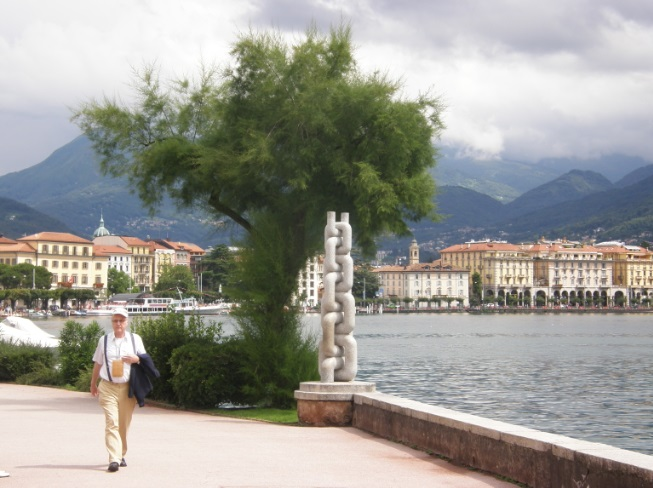
#> input picture YAAM/data/chain_small.jpg, 653 x 488 px
$ jupyter execute hw-04-Teplov_Vyacheslav.ipynb   (shell and % lines are left out)
#> lines starting #> are read from the running program, lines starting #| are printed output that depends on the picture
<center>

</center>

# Yet another math for DS course: домашнее задание 4

**ФИО:** Теплов Вячеслав Сергеевич

**Забавный факт о себе:** Меня зовут Вячеслав

__Жёсткий дедлайн:__ 23:59MSK 27.10.2024

## Формат сдачи

Сам ноутбук называйте в формате hw-04-USERNAME.ipynb, где USERNAME — ваши фамилия и имя. Файл надо будет сдать в anytask.

## Задача №1: SVD (5 баллов)

Напомним, что сингулярным разложением (SVD, Singular value decomposition) матрицы $A$ размера $m\times n$ называется представление

$$A = U\Sigma V^T,$$

где $U$ — ортогональная матрица размера $m\times m$, $V$ — ортогональная матрица размера $n\times n$, $\Sigma = \mathrm{diag}(\sigma_1,\sigma_2,\sigma_3,\ldots)$ — диагональная матрица размера $m\times n$, в которой $\sigma_1\geqslant\sigma_2\geqslant\ldots\geqslant0$.

На самом деле требование, чтобы матрицы $U$ и $V$ были квадратными, избыточно. *Усечённым сингулярным разложением* мы будем называть разложение

$$A = U\Sigma V^T,$$

где $U$ и $V$ — матрицы с ортонормированными столбцами размеров $m\times k$ и $n \times k$ соответственно, $\Sigma$ — диагональная матрица размера $k\times k$, где $k = \min(m,n)$. Далее мы будем работать исключительно с усечённым разложением.

### Сжатие данных с помощью SVD = построение низкорангового приближения

Введём *норму Фробениуса* матрицы как

$$||A||_{frob} = \sqrt{\mathrm{tr}{A^TA}} = \sqrt{\sum\limits_{i,j}a^2_{i,j}}$$

Иными словами, это обычное евклидово расстояние на пространстве, которое получается, если все матрицы вытянуть в длинные векторы.

Зададимся вопросом: как найти матрицу $A_{r}$ ранга $r$, наименее отличающуюся от $A$ по норме Фробениуса (то есть для которой норма разности $||A - A_{r}||_{frob}$ минимальна). Оказывается, это можно сделать с помощью сингулярного разложения:

**Теорема.** Пусть $\Sigma_{r}$ — это матрица, полученная из $\Sigma$ заменой диагональных элементов $\sigma_{i}$ ($i > r$) нулями, тогда $A_{r} = U\Sigma_{r}V^T$.

Это можно переписать и в более экономичном виде. Если

$$A = \underbrace{
\begin{pmatrix}
u_{11} & \ldots & u_{1k}\\
\vdots & & \vdots\\
u_{m1} & \ldots & u_{mk}
\end{pmatrix}}_{=U}\cdot\underbrace{{
\begin{pmatrix}
\sigma_{1} & &\\
 & \sigma_{2} & \\
 & & \ddots
\end{pmatrix}}
}_{=\Sigma}\cdot \underbrace{
\begin{pmatrix}
v_{11} & \ldots & v_{n1}\\
\vdots & & \vdots\\
v_{1k} & \ldots & v_{nk}
\end{pmatrix}}_{=V^T}$$

то

$$A_{r} = \underbrace{
\begin{pmatrix}
u_{11} & \ldots & u_{1r}\\
\vdots & & \vdots\\
u_{m1} & \ldots & u_{mr}
\end{pmatrix}}_{=U_r}\cdot\underbrace{{
\begin{pmatrix}
\sigma_{1} & &\\
 & \ddots & \\
 & & \sigma_{r}
\end{pmatrix}}
}_{=\Sigma_r}\cdot \underbrace{
\begin{pmatrix}
v_{11} & \ldots & v_{n1}\\
\vdots & & \vdots\\
v_{1r} & \ldots & v_{nr}
\end{pmatrix}}_{=V^T_r}$$

При этом

$$||A - A_{r}||_{frob} = \sqrt{\sum\limits_{i\geqslant r+1} \sigma_{i}^2}$$

Если сингулярные значения матрицы падают достаточно быстро (а в реальных задачах часто бывает именно так), то норма разности будет малой при сравнительно небольшом значении $r$.

На хранение исходной матрицы нам требовалось $m\times n$ памяти. Теперь же, если мы будем хранить отдельно $U_r$, $V_r$ и диагональные элементы $\Sigma_r$, затраты памяти составят $mr + nr + r = r(m + n + 1)$.

**Разложение на компоненты ранга 1**

Обозначим через $u_1,\ldots, u_k$ столбцы матрицы $U$, а через $v_1, \ldots, v_k$ столбцы матрицы $V$. Тогда имеет место равенство

$$A = u_1\sigma_{1}v_1^T + u_2\sigma_{2}v_2^T + u_3\sigma_{3}v_3^T + \ldots$$

Матрицу $u_k\sigma_{k}v_k^T = \sigma_{k}u_kv_k^T$ мы будем называть $k$-й компонентой ранга 1 матрицы $A$. Отметим, что слагаемые в этой сумме ортогональны относительно скалярного произведения $(X, Y) = \mathrm{tr}(X^TY)$ (порождающего норму Фробениуса).

Как нетрудно заметить,

$$A_{r} = \sigma_{1}u_1v_1^T + \sigma_{2}u_2v_2^T + \ldots + \sigma_{r}u_rv_r^T$$

**Геометрический смысл SVD**

Допустим, что у нас есть выборка $x_1,\ldots,x_m\in\mathbb{R}^n$. Запишем её в матрицу объекты-признаки

$$X = \begin{pmatrix}
x_{11} & \ldots & x_{1n}\\
\vdots & & \vdots\\
x_{m1} & \ldots & x_{mn}
\end{pmatrix}$$

(строки — объекты, столбцы — признаки) и сделаем SVD-разложение: $X = U\Sigma V^T$. Его можно интерпретировать следующим образом:

$$X = U\Sigma\cdot V^T,$$

где $U\Sigma$ — это матрица объекты-признаки для тех же объектов, но в новых признаках, полученных из исходных с помощью линейного преобразования $V$ (напоминаем, что умножение на матрицу справа соответствует преобразованию столбцов). Попробуем понять, чем замечательны эти признаки.

Рассмотрим матрицу $X^TX = V\Sigma^2V^T$. Легко видеть, что это матрица Грама системы столбцов матрицы $X$; иными словами, в ней записаны скалярные произведения векторов различных признаков. Из лекций вы знаете, что $\sigma_1^2$, квадрат первого сингулярного числа, это наибольшее собственное значение матрицы $X^TX$, а $v_1$, первый столбец матрицы $V$, — это соответствующий собственный вектор. Можно показать, что

$$\sigma_1 = \mathrm{max}_{w}\frac{|Xw|}{|w|} = \mathrm{max}_{|w| = 1}\left(|Xw|\right).$$

Попробуем осознать физический смысл этой штуки. Напомним, что строки матрицы $X$ — это координаты объектов $x_1,\ldots,x_m$ в пространстве признаков. Произведение $Xw$ — это вектор из значений на тех же самых объектах некоторого нового признака, являющегося линейной комбинацией исходных с коэффициентами $w_1,\ldots,w_n$:

$$Xw = w_1\begin{pmatrix} x_{11}\\ \ldots \\ x_{m1}
\end{pmatrix} + w_2\begin{pmatrix} x_{12}\\ \ldots \\ x_{m2}
\end{pmatrix} + \ldots + w_n\begin{pmatrix} x_{1n}\\ \ldots \\ x_{mn}
\end{pmatrix}$$

Соответственно, $|Xw|^2$ — это квадрат длины вектора, составленного из значений нового признака.

Таким образом, первому сингулярному значению $\sigma_1$ отвечает такой признак, у которого сумма квадратов значений максимальна, то есть признак, принимающий, условно говоря, самые большие значения.

Резюмируя, мы можем сказать, что сингулярное разложение делает следующее:
- находит новый признак (новое направление) вдоль которого "дисперсия" максимальна;
- в ортогональной ему плоскости находит признак, вдоль которого "дисперсия" максимальна;
- и так далее.

**Технические детали (SVD в Питоне)**

Есть несколько способов сделать в Питоне сингулярное разложение; мы пока предлагаем Вам использовать

`import scipy.linalg as sla`

`U, S, Vt = sla.svd(X, full_matrices=False)`

Для ознакомления с особенностями этой функции рекомендуем обратиться к [документации](https://docs.scipy.org/doc/scipy/reference/generated/scipy.linalg.svd.html) (в частности, обратите внимание на то, какие именно объекты она возвращает).

Попробуем поработать с какой-нибудь картинкой.

[cell 1]
import cv2 as cv
img = cv.imread("data/chain_small.jpg")
#> img is the input picture: shape (488, 653, 3); mean B, G, R 147.8, 154.4, 154.9
img.shape

[cell 2]
img = img.mean(axis=2) # это матрица из интенсивностей серого цвета; её уже можно подвергать SVD
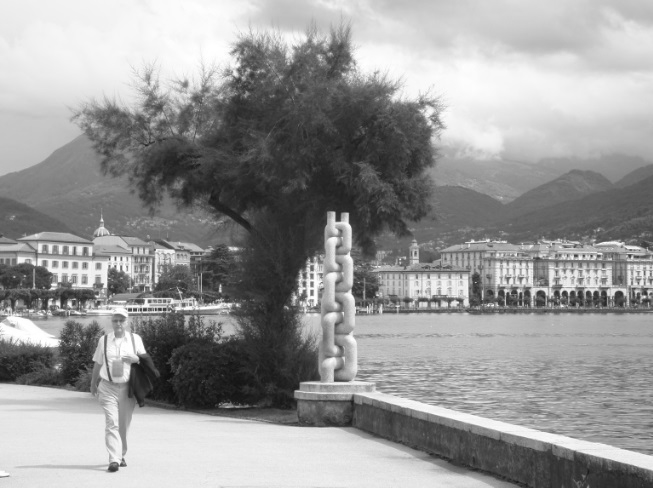
#> img: shape (488, 653) float64; min 15, max 255, mean 152.4
img.shape

Нарисуем картинку.

[cell 3]
import matplotlib.pyplot as plt

imgplot = plt.imshow(img, cmap='gray')

Построим сингулярное разложение этой матрицы.

[cell 4]
from numpy.linalg import svd

U, S, VT = svd(img, full_matrices=False)
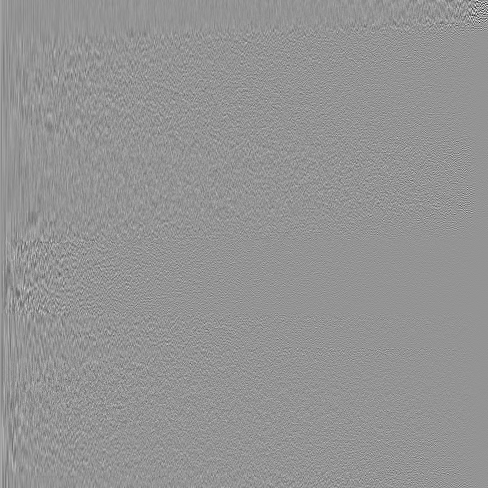
#> U: shape (488, 488) float64; min -0.58, max 0.419, mean 8.37e-05; drawn with min black and max white
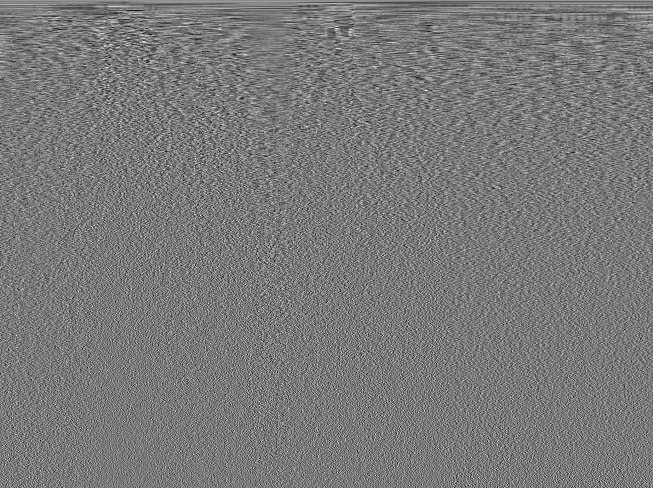
#> VT: shape (488, 653) float64; min -0.196, max 0.214, mean 8.81e-05; drawn with min black and max white
#> S = 488 values, max 89798.6 at index 0, min 2.82 at index 487, mean 568

__[1 балл]__ Нарисуйте график диагональных элементов матрицы $\Sigma$:

[cell 5]
plt.figure(figsize=(10, 6))
plt.plot(S)
plt.title('График диагональных эл-ов матрицы $\\Sigma$')
plt.grid(True)
plt.show()

Кажется, что они убывают достаточно быстро и есть надежда, что первые несколько компонент дадут картинку, близкую к исходной.

**Важно:** при визуализации различных компонент в этом задании используйте только матричные операции. В частности, избегайте циклов, функций `map` и `reduce`, а также специальных функций, находящих суммы компонент.

__[1 балл]__ Визуализуйте первую компоненту ранга 1. Ожидали ли Вы увидеть именно это? Поясните.

[cell 6]
import numpy as np


rank_1 = np.outer(U[:, 0], VT[0, :]) * S[0]
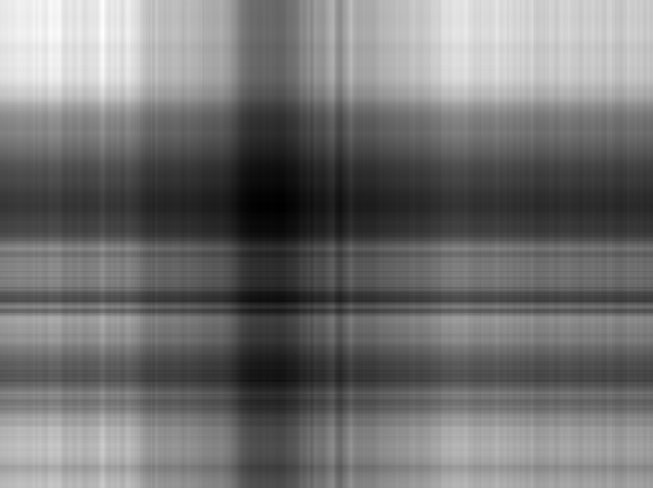
#> rank_1: shape (488, 653) float64; min 58.42, max 267.9, mean 152.7; drawn with min black and max white

plt.figure(figsize=(6, 6))
plt.imshow(rank_1)
plt.title('Rank 1')
plt.show()

Получается изображение, показывающее лишь крупные горизонтальные и вертикальные вариации, без какой либо детализации, так как компонента ранга 1 — это по сути произведение главных левых и правых сингулярных векторов, умноженное на наибольшее сингулярное значение, поэтому мы теряем детали изображения, сохраняем только "сутрктуру".

__[1 балл]__  Визуализуйте суммы компонент ранга 1 с первой по двадцатую, с первой по пятидесятую, с двадцатой по сотую, с двадцатой по последнюю. Сделайте выводы.

[cell 7]
def plot_rank(U, S, VT, start, end, title):
#> called with S = array of shape (488,), start = 0, end = 20, title = 'Rank 1 to 20'
    rank = np.sum([np.outer(U[:, i], VT[i, :]) * S[i]
                  for i in range(start, end)], axis=0)

    plt.figure(figsize=(6, 6))
    plt.imshow(rank, cmap='grey')
    plt.title(title)
    plt.axis('off')
    plt.show()


plot_rank(U, S, VT, 0, 20, 'Rank 1 to 20')
plot_rank(U, S, VT, 0, 50, 'Rank 1 to 50')
#> call 2 of plot_rank, with S = array of shape (488,), start = 0, end = 50, title = 'Rank 1 to 50'
#> in plot_rank (call 2), `rank = np.sum([np.outer(U[:, i], VT[i, :]) * S[i] for i in range(start..`:
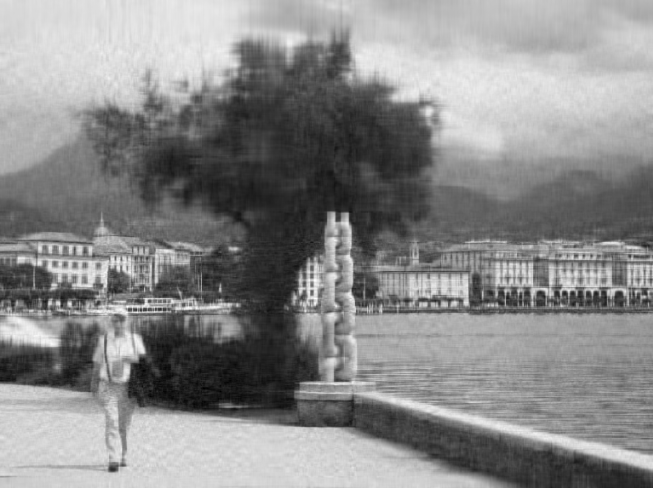
#> rank: shape (488, 653) float64; min 3.37, max 279.1, mean 152.4; drawn with min black and max white
plot_rank(U, S, VT, 20, 100, 'Rank 20 to 100')
#> call 3 of plot_rank, with S = array of shape (488,), start = 20, end = 100, title = 'Rank 20 to 100'
#> in plot_rank (call 3), `rank = np.sum([np.outer(U[:, i], VT[i, :]) * S[i] for i in range(start..`:
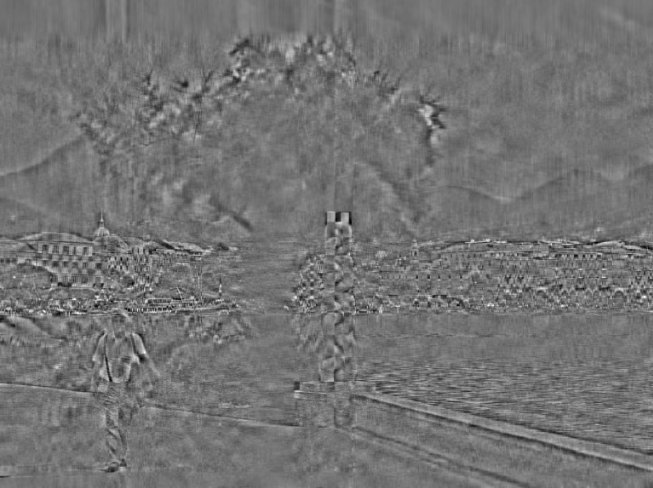
#> rank: shape (488, 653) float64; min -93.86, max 113.3, mean 0; drawn with min black and max white
plot_rank(U, S, VT, 20, len(S), '20 to Last')

Первые компоненты SVD захватывают основные черты и структуру изображения, в то время как добавление последующих компонент улучшает четкость и детализированность.
Первые ранги содержат основные черты изображения, последние ранги добавляют мелкие штрихи и шум.

__[1 балл]__  Как Вам кажется, какие компоненты нужно взять для достаточно хорошего восстановления исходного изображения? Аргументируйте свой ответ. Не забудьте визуализировать сумму выбранных компонент.

*Комментарий: для получения полного балла за это задания постарайтесь привести более убедительный аргумент, нежели Ваши субъективные впечатления от сравнения полученного изображения с исходным.*

> __Ответ:__ Мы знаем, что большие сингулярные числа содержат основную часть информации, а маленькие — более мелкие детали или шум. Соответсвенно, мы можем оставить только те комполненты, которые хранят в себе большую часть информации об изображении.

Для этого можем использовать кумулятивную дисперсию - сумма сингулярных чисел, выраженная в доле от их общей суммы. Возьмём порог в 90%, чтобы отсеять наименее значимые компоненты.

В результате, оптимальный ранг = 137.

[cell 8]
# Вычисление кумулятивной дисперсии
cumulative_variance = np.cumsum(S) / np.sum(S)
#> cumulative_variance = 488 values from 0.324 to 1

threshold = 0.9  # Порог в 90%
n = np.searchsorted(cumulative_variance, threshold) + 1
#> n = 137

plot_rank(U, S, VT, 0, n, f'Rank 1 to {n}')
n
#> Out = 137

__[1 балл]__ Во сколько раз меньше памяти (теоретически) потребуется для хранения нового изображения по сравнению с исходным?

> __Ответ:__ \
Размер исходного изображения: (488, 653). Память = 488 * 653 \
После SVD и выбора первых 100 компонент: U (488, 137) + S (137, 137) + VT (137, 653) = 488 * 137 + 137 + 137 * 653 \
Отношение: 318664 / 156454 = 2.04 - соответственно, примерно в 2.04 раз меньше потребуется памяти для хранения оптимизированного изображения.

__[1 балл]__ Подсчитайте, сколько в действительности места в памяти компьютера занимают исходная матрица и компоненты её сингулярного разложения. Согласуется ли этот результат с ответом предыдущего пункта? Сделайте выводы.

_Hint:_ достаточно сохранить да файла на компьютер в `.np` формате и сравнить их вес между собой.

[cell 9]
np.save('data/original.npy', img)
np.save('data/U_matrix.npy', U[:, :n])
np.save('data/S_values.npy', S[:n])
np.save('data/VT_matrix.npy', VT[:n, :])

[cell 10]
import os

original_size = os.path.getsize('data/original.npy')
U_size = os.path.getsize('data/U_matrix.npy')
S_size = os.path.getsize('data/S_values.npy')
VT_size = os.path.getsize('data/VT_matrix.npy')

svd_size = U_size + S_size + VT_size

original_size, svd_size, original_size / svd_size

> __Ответ:__ \
Размер исходного изображение: 2 549 KB \
SVD: 1 252 KB \
Отношение: 2.04 - соответствует отношению из прошлого пункта

Первые из "новых" признаков — это признаки, значения которых, скажем так, наиболее разнообразны. Зачастую (хотя и не всегда) именно они несут в себе наиболее важные черты датасета. И если взять два-три первых, то датасет можно нарисовать и посмотреть на него — и, возможно, обнаружить какую-то структуру.

С помощью функции `dsklearn.datasets.load_digits()` загрузите датасет рукописных цифр [MNIST](http://yann.lecun.com/exdb/mnist/). В нём есть несколько атрибутов; вам сейчас будут нужны `digits.data` (`np.array`, строки которого — это вытянутые в одну строку значения пикселей) и `digits.target` (в них записаны соответствующие цифры).

[cell 11]
from sklearn import datasets

digits = datasets.load_digits()

print(digits.target[0])

plt.imshow(digits.data[0].reshape((8,8)))
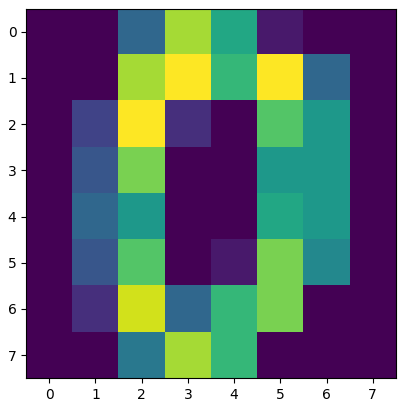
#> figure drawn by matplotlib, 1 panel

__[1 балл]__ Примените к матрице `digits.data` сингулярное разложение.

[cell 12]
U, S, VT = svd(digits.data, full_matrices=False)
U.shape, S.shape, VT.shape

__[1 балл]__  Визуализируйте данные, спроецировав их на такую плоскость, чтобы координаты точек соответствовали первым двум новым признакам. Не забудьте покрасить точки, отвечающие различным цифрам, в разные цвета (если Вы любите красивые визуализации, разберитесь, как вместо точек рисовать маленькие цифры).

[cell 13]
projected_data = U[:, :2]

plt.figure(figsize=(10, 6))

for i in range(10):
    indices = digits.target == i
    plt.scatter(projected_data[indices, 0],
                projected_data[indices, 1], label=str(i), alpha=0.6)

plt.title('Проекция цифр на первые две компоненты SVD')
plt.xlabel('Первая компонента')
plt.ylabel('Вторая компонента')
plt.legend(title='Цифра')
plt.grid(True)
plt.show()
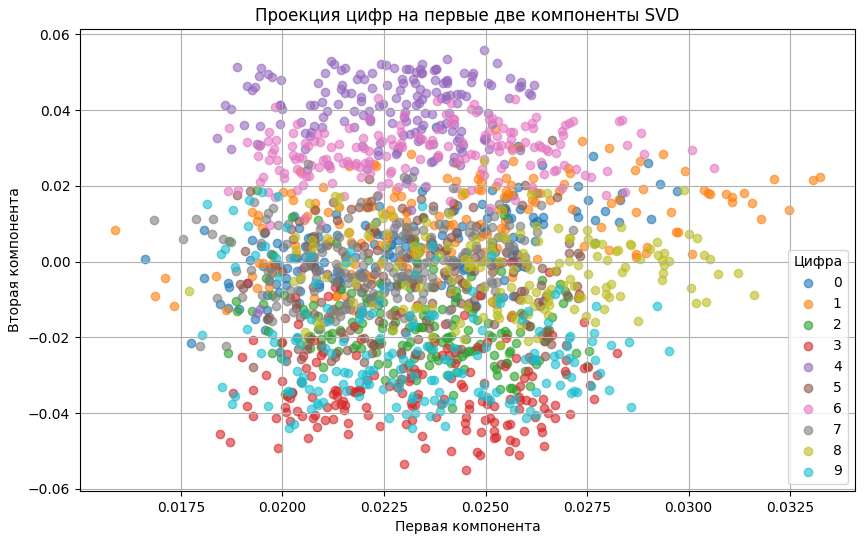
#> figure drawn by matplotlib, 1 panel

__[1 балл]__  Теперь вычтите из каждого признака его среднее значение, снова сделайте SVD и нарисуйте разноцветные точки.

[cell 14]
centered_data = digits.data - np.mean(digits.data, axis=0)

U_centered, S_centered, VT_centered = svd(centered_data, full_matrices=False)

projected_centered_data = U_centered[:, :2]

plt.figure(figsize=(10, 6))

for i in range(10):
    indices = digits.target == i
    plt.scatter(projected_centered_data[indices, 0],
                projected_centered_data[indices, 1], label=str(i), alpha=0.6)

plt.title('Проекция центрированных данных на первые две компоненты SVD')
plt.xlabel('Первая компонента')
plt.ylabel('Вторая компонента')
plt.legend(title='Цифра')
plt.grid(True)
plt.show()
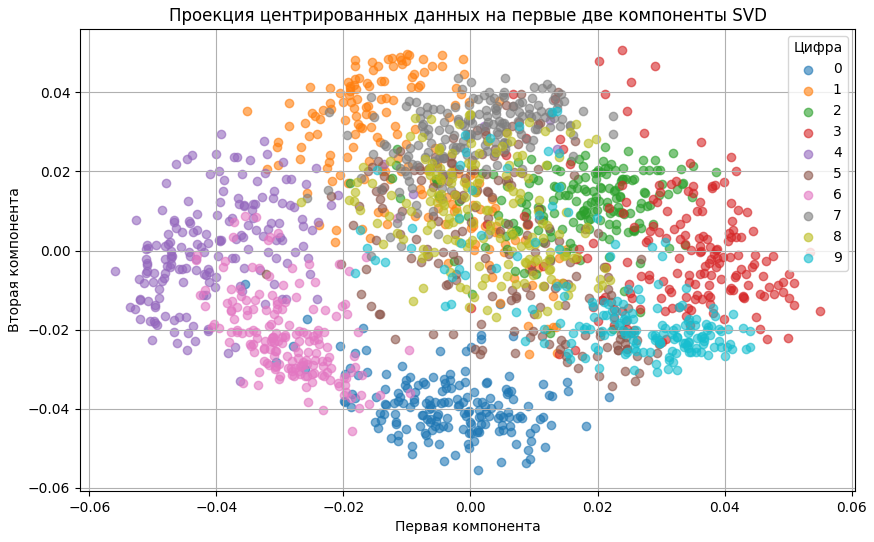
#> figure drawn by matplotlib, 1 panel

__[1 балл]__  Сравните выполненные Вами в двух предыдущих пунктах визуализации. Чем последняя выгодно отличается от первой?

- В первой визуализации, без центрирования, проекция на плоскость может быть смещена из-за различий в средних значениях признаков. Это приводит к тому, что данные могут располагаться с определенным сдвигом или иметь тенденцию к рассеянию, что затрудняет различие между цифрами.
- Во второй визуализации, после центрирования, среднее значение для каждого признака равно нулю, что позволяет сосредоточиться на отклонениях и структуре данных, а не на абсолютных значениях. В результате точки, относящиеся к одной цифре, располагаются более компактно, что делает различие между классами более четким.

__[2 балла (бонус)]__  Сравните работу SVD с другим методом понижения размерности: [случайными гауссовскими проекциями](http://scikit-learn.org/stable/modules/generated/sklearn.random_projection.GaussianRandomProjection.html).

[cell 15]
from sklearn.random_projection import GaussianRandomProjection


gaussian_random_proj = GaussianRandomProjection(
    n_components=2, random_state=42)
projected_gaussian = gaussian_random_proj.fit_transform(digits.data)

plt.figure(figsize=(10, 6))

for i in range(10):
    indices = digits.target == i
    plt.scatter(projected_gaussian[indices, 0],
                projected_gaussian[indices, 1], label=str(i), alpha=0.6)

plt.title('Случайные гауссовские проекции')
plt.xlabel('Первая компонента')
plt.ylabel('Вторая компонента')
plt.legend(title='Цифра')
plt.grid(True)
plt.show()
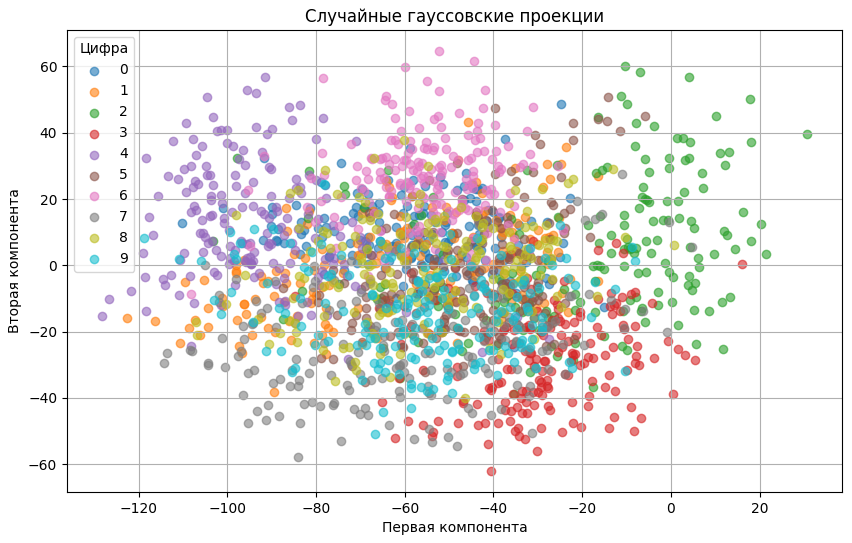
#> figure drawn by matplotlib, 1 panel

plt.figure(figsize=(10, 6))
for i in range(10):
    indices = digits.target == i
    plt.scatter(U[:, 0][indices], U[:, 1][indices], label=str(i), alpha=0.6)
plt.title('Проекции с использованием SVD')
plt.xlabel('Первая компонента')
plt.ylabel('Вторая компонента')
plt.legend(title='Цифра')
plt.grid(True)
plt.show()
